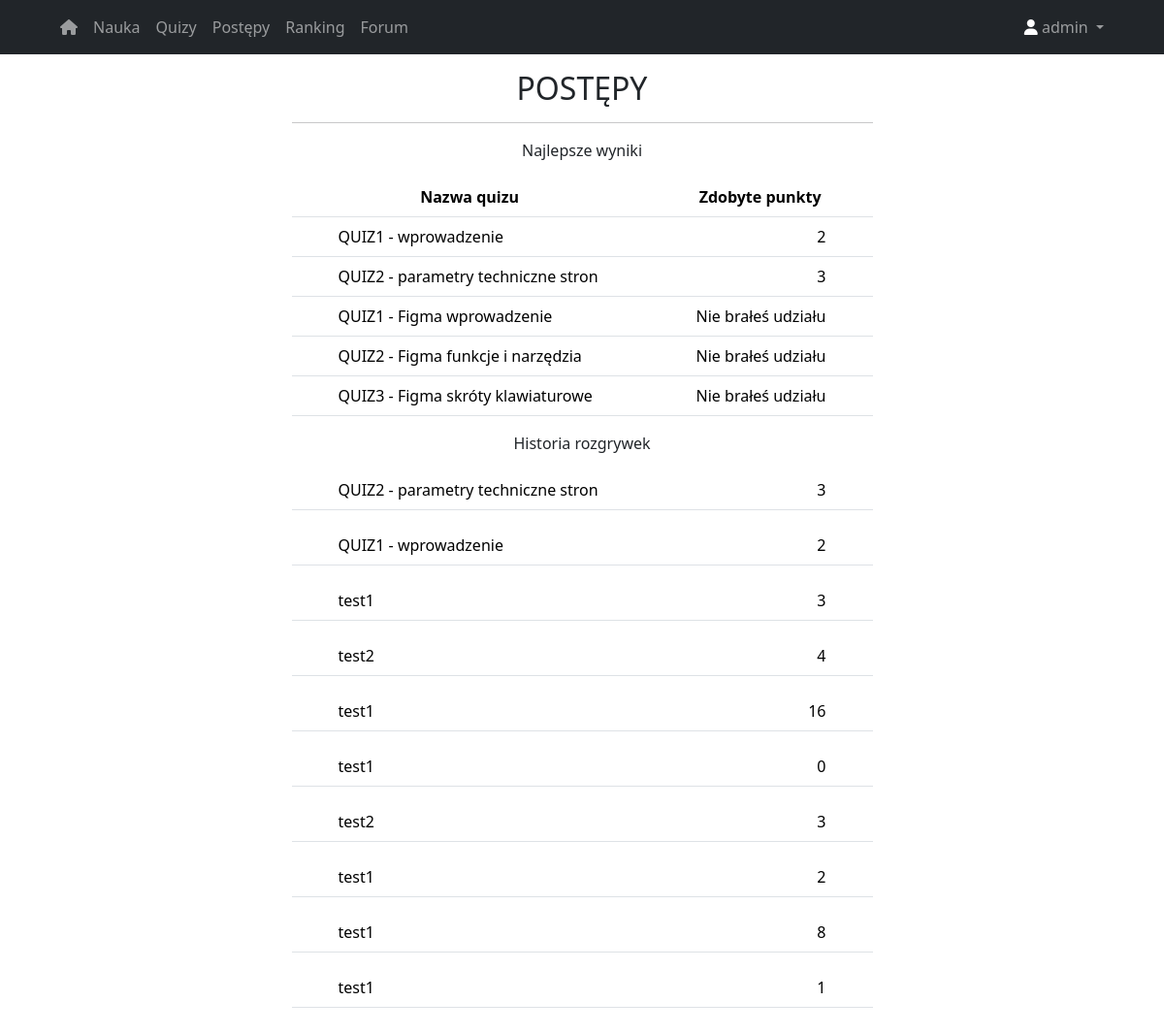
/progress (signed in), run on an earlier commit of the app's database.
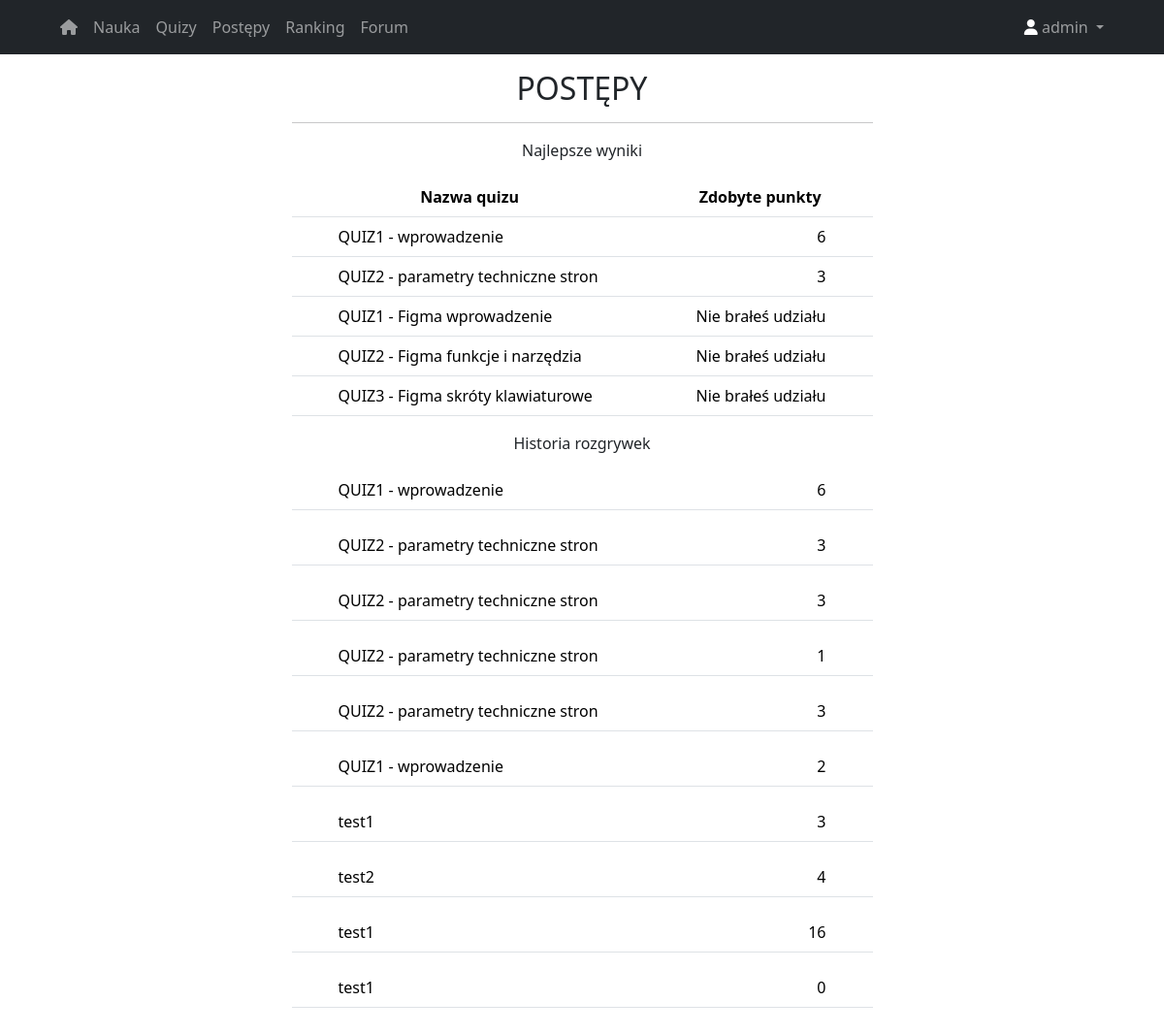
And on a later commit of the database.
### website/models.py (models this page shows)
class Points(db.Model):
    id = db.Column(db.Integer, primary_key=True)
    data = db.Column(db.String(100))
    points=db.Column(db.Integer)
    user_id = db.Column(db.Integer, db.ForeignKey('user.id'))

### website/auth.py (the view)
@auth.route('/progress')
@login_required
def progress():
    CU_name=current_user.first_name
    x=None
    tt1=Points.query.filter_by(data='QUIZ1 - wprowadzenie').join(User).filter_by(first_name=CU_name).order_by(Points.points.desc()).first() ###tutaj skopiować
    if (tt1==x):###
        tt1='Nie brałeś udziału'###
    else:###
        tt1=tt1.points###
    tt2=Points.query.filter_by(data='QUIZ2 - parametry techniczne stron').join(User).filter_by(first_name=CU_name).order_by(Points.points.desc()).first()
    if (tt2==x):
        tt2='Nie brałeś udziału'
    else:
        tt2=tt2.points
    tt3 = Points.query.filter_by(data='QUIZ1 - Figma wprowadzenie').join(User).filter_by(
        first_name=CU_name).order_by(Points.points.desc()).first()
    if (tt3 == x):
        tt3 = 'Nie brałeś udziału'
    else:
        tt3 = tt3.points
    tt4 = Points.query.filter_by(data='QUIZ2 - Figma funkcje i narzędzia').join(User).filter_by(
        first_name=CU_name).order_by(Points.points.desc()).first()
    if (tt4 == x):
        tt4 = 'Nie brałeś udziału'
    else:
        tt4 = tt4.points
    tt5 = Points.query.filter_by(data='QUIZ3 - Figma skróty klawiaturowe').join(User).filter_by(
        first_name=CU_name).order_by(Points.points.desc()).first()
    if (tt5 == x):
        tt5 = 'Nie brałeś udziału'
    else:
        tt5 = tt5.points
    lista_braku_udzialu_INT=[]
    lista_braku_udzialu=[tt1,tt2,tt3,tt4,tt5] ###tutaj zmienić
    for i in range(len(lista_braku_udzialu)):
        if lista_braku_udzialu[i] == 'Nie brałeś udziału':
            lista_braku_udzialu[i] = 0
    for element in lista_braku_udzialu:
        lista_braku_udzialu_INT.append(int(element))
    suma = sum(lista_braku_udzialu_INT)
    if Rank.query.filter_by(name=CU_name).first()==None:
        new_rank = Rank(name=current_user.first_name, rank_points=suma)  # Provide the user_id
        db.session.add(new_rank)
        db.session.commit()
    else:
        Rank.query.filter_by(name=CU_name).update({Rank.rank_points: suma})
        db.session.commit()
    return render_template('progress.html',tt1=tt1,tt2=tt2,tt3=tt3,tt4=tt4,tt5=tt5, user=current_user)###tutaj pododawać

### website/__init__.py (called while the page is built)
def create_app():
    app = Flask(__name__)
    app.config['SECRET_KEY'] = 'hjshjhdjah kjshkjdhjs'
    app.config['SQLALCHEMY_DATABASE_URI'] = f'sqlite:///{DB_NAME}'
    db.init_app(app)
    from .auth import auth
    app.register_blueprint(auth, url_prefix='/')
    from .models import User
    with app.app_context():
        db.create_all()
    login_manager = LoginManager()
    login_manager.login_view = 'auth.login'
    login_manager.init_app(app)
    @login_manager.user_loader
    def load_user(id):
        return User.query.get(int(id))
    return app

### website/auth.py (called while the page is built)
@auth.before_request
def restrict_access_to_auth_routes():
    if current_user.is_authenticated and request.endpoint in ['auth.login', 'auth.sign_up']:
        return redirect(url_for('auth.mainPage'))

### website/templates/progress.html (shortened to what this page needs)
{% extends 'base.html' %}
{% block content %}
		<main>
        <div class="row align-items-center text-center">
            <div class="mx-auto col-10 col-md-8 col-lg-7">
                <h2 class="text-center">POSTĘPY</h2><hr>
            <p>Najlepsze wyniki</p>
            <table class="table table-striped">
                <thead>
                <tr>
                    <th scope="col">Nazwa quizu</th>
                    <th scope="col">Zdobyte punkty</th>
                </tr>
                    <tr>
                        <td class="text-start px-5">QUIZ1 - wprowadzenie</td>
                        <td class="text-end px-5">{{tt1}}</td>
                    </tr>
                    <tr>
                        <td class="text-start px-5">QUIZ2 - parametry techniczne stron</td>
                        <td class="text-end px-5">{{tt2}}</td>
                    </tr>
                <tr>
                        <td class="text-start px-5">QUIZ1 - Figma wprowadzenie</td>
                        <td class="text-end px-5">{{tt3}}</td>
                    </tr>
                <tr>
                        <td class="text-start px-5">QUIZ2 - Figma funkcje i narzędzia</td>
                        <td class="text-end px-5">{{tt4}}</td>
                    </tr>
                <tr>
                        <td class="text-start px-5">QUIZ3 - Figma skróty klawiaturowe</td>
                        <td class="text-end px-5">{{tt5}}</td>
                    </tr>
            </table>
            <p>Historia rozgrywek</p>
        <div class="table-responsive">
            {% for points in user.points|reverse %}
                        {% if loop.index <= 10 %}
                <table class="table">
                    <thead>
                        <tr>
                            <td class="text-start px-5">{{ points.data }}</td>
                            <td class="text-end px-5">{{ points.points }}</td>
                        </tr>
                </table>
                {%  endif %}
            {% endfor %}
        </div>
            </div>
        </div>
        </main>
{% endblock %}

What changed in the data, as far as the page shows it:
no longer on this page (row unchanged): Points: data "test2", points "3"
no longer on this page (row unchanged): Points: data "test1", points "2"
no longer on this page (row unchanged): Points: data "test1", points "8"
no longer on this page (row unchanged): Points: data "test1", points "1"
added Points: data "QUIZ1 - wprowadzenie", points "6"
added Points: data "QUIZ2 - parametry techniczne stron", points "3"
added Points: data "QUIZ2 - parametry techniczne stron", points "3"
added Points: data "QUIZ2 - parametry techniczne stron", points "1"
Also different on the page:
{{ tt1 }}: "2" → "6"
